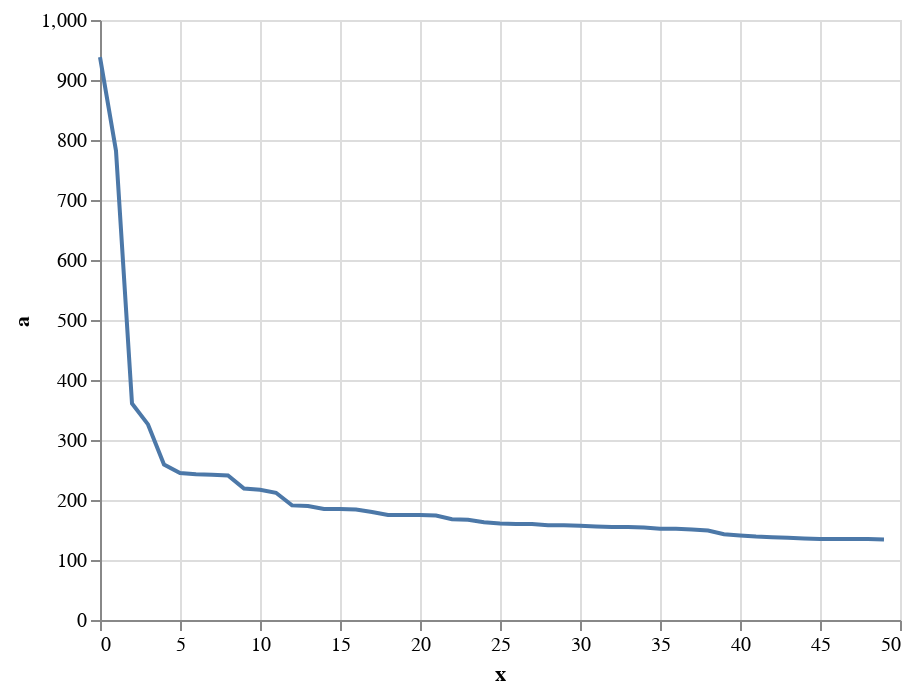

Notebook source saved alongside this figure:
### Code cell
alt.Chart(d).mark_line().encode(
    x='x',
    y='a:Q'
)

### Figure 1 — Vega-Lite specification as saved in the notebook (floating-point values rounded to 4 significant figures)
{"config": {"view": {"continuousWidth": 400, "continuousHeight": 300}}, "data": {"name": "data-0c29c8065c0e070353a114789e17cb9b"}, "mark": "line", "encoding": {"x": {"field": "x", "type": "quantitative"}, "y": {"field": "a", "type": "quantitative"}}, "$schema": "https://vega.github.io/schema/vega-lite/v4.17.0.json", "datasets": {"data-0c29c8065c0e070353a114789e17cb9b": [{"u": 249322, "a": 938, "x": 0}, {"u": 242546, "a": 782, "x": 1}, {"u": 239302, "a": 361, "x": 2}, {"u": 245163, "a": 326, "x": 3}, {"u": 240519, "a": 259, "x": 4}, {"u": 236293, "a": 245, "x": 5}, {"u": 246465, "a": 243, "x": 6}, {"u": 249586, "a": 242, "x": 7}, {"u": 185083, "a": 241, "x": 8}, {"u": 238986, "a": 219, "x": 9}, {"u": 244911, "a": 217, "x": 10}, {"u": 143986, "a": 212, "x": 11}, {"u": 225329, "a": 191, "x": 12}, {"u": 244738, "a": 190, "x": 13}, {"u": 213540, "a": 185, "x": 14}, {"u": 237985, "a": 185, "x": 15}, {"u": 220971, "a": 184, "x": 16}, {"u": 193264, "a": 180, "x": 17}, {"u": 150481, "a": 175, "x": 18}, {"u": 179488, "a": 175, "x": 19}, {"u": 221974, "a": 175, "x": 20}, {"u": 194859, "a": 174, "x": 21}, {"u": 247333, "a": 168, "x": 22}, {"u": 191288, "a": 167, "x": 23}, {"u": 246938, "a": 163, "x": 24}, {"u": 195300, "a": 161, "x": 25}, {"u": 167892, "a": 160, "x": 26}, {"u": 228421, "a": 160, "x": 27}, {"u": 230385, "a": 158, "x": 28}, {"u": 249894, "a": 158, "x": 29}, {"u": 236689, "a": 157, "x": 30}, {"u": 248724, "a": 156, "x": 31}, {"u": 230547, "a": 155, "x": 32}, {"u": 233387, "a": 155, "x": 33}, {"u": 182599, "a": 154, "x": 34}, {"u": 158914, "a": 152, "x": 35}, {"u": 249039, "a": 152, "x": 36}, {"u": 213542, "a": 151, "x": 37}, {"u": 247372, "a": 149, "x": 38}, {"u": 203125, "a": 143, "x": 39}, {"u": 243479, "a": 141, "x": 40}, {"u": 238972, "a": 139, "x": 41}, {"u": 240568, "a": 138, "x": 42}, {"u": 234688, "a": 137, "x": 43}, {"u": 225403, "a": 136, "x": 44}, {"u": 98571, "a": 135, "x": 45}, {"u": 166168, "a": 135, "x": 46}, {"u": 235752, "a": 135, "x": 47}, {"u": 245552, "a": 135, "x": 48}, {"u": 171731, "a": 134, "x": 49}]}}
